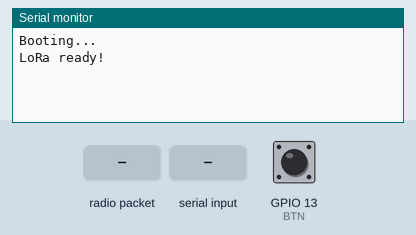
This sketch was run on a simulated ESP32. Shown: the last lines printed to the serial monitor. The test bench sets the inputs (shaded band); at power-on: GPIO 13 (BTN) HIGH. No radio packets arrive unless stated.

Above: at 1.3 s.
1.4 s: GPIO 13 (BTN) pulled LOW for 0.15 s
At 2.1 s:
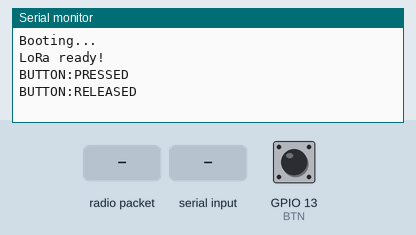
3.0 s: radio packet "1" arrives
At 3.8 s:
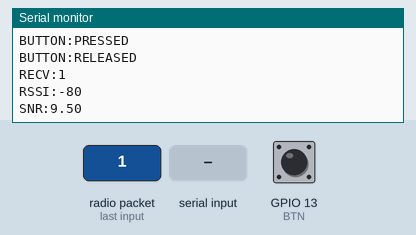
4.5 s: "1\n" received over Serial
At 5.9 s:
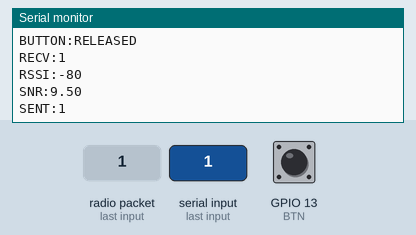

The sketch:

telepod.ino
```cpp
#include <Arduino.h>
#include <SPI.h>
#include <LoRa.h>

#define LORA_SCK   5
#define LORA_MISO  19
#define LORA_MOSI  27
#define LORA_NSS   18
#define LORA_RST   14
#define LORA_DIO0  26
#define BTN        13
#define LORA_BAND  915E6

String line;

void setup() {
  Serial.begin(115200);
  delay(100);
  Serial.println("\nBooting...");

  pinMode(BTN, INPUT_PULLUP);

  SPI.begin(LORA_SCK, LORA_MISO, LORA_MOSI, LORA_NSS);
  LoRa.setPins(LORA_NSS, LORA_RST, LORA_DIO0);

  if (!LoRa.begin(LORA_BAND)) {
    Serial.println("LoRa init failed!");
    while (true) delay(1000);
  }

  LoRa.setSyncWord(0x34);
  LoRa.setSpreadingFactor(7);
  LoRa.setSignalBandwidth(125E3);
  LoRa.setCodingRate4(5);
  LoRa.enableCrc();
  LoRa.setTxPower(14);

  Serial.println("LoRa ready!");
}

void loop() {
  static bool last = HIGH;
  bool cur = digitalRead(BTN);
  if (cur != last) {
    last = cur;
    if (cur == LOW)
      Serial.println("BUTTON:PRESSED");
    else
      Serial.println("BUTTON:RELEASED");
  }

  while (Serial.available()) {
    char c = (char)Serial.read();
    line += c;
    if (c == '\n' || line.length() > 240) {
      LoRa.beginPacket();
      LoRa.print(line);
      LoRa.endPacket();
      Serial.print("SENT:");
      Serial.println(line);
      line = "";
    }
  }

  int packetSize = LoRa.parsePacket();
  if (packetSize) {
    String received = "";
    while (LoRa.available()) {
      received += (char)LoRa.read();
    }

    Serial.print("RECV:");
    Serial.println(received);
    Serial.print("RSSI:");
    Serial.println(LoRa.packetRssi());
    Serial.print("SNR:");
    Serial.println(LoRa.packetSnr());
  }

  delay(1);
}
```

Measured:
- after the input at 1.4 s, the serial monitor: prints a new line at once (image 1)
- after the input at 3.0 s, the serial monitor: prints a new line at once (image 2)
- after the input at 4.5 s, the serial monitor: prints a new line after 0.06 s (image 3)
